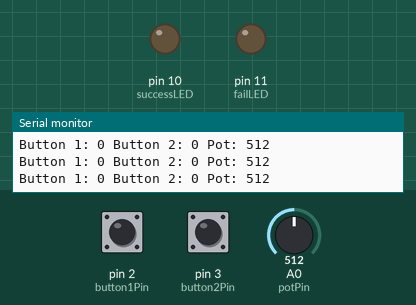
The sketch below on a simulated Arduino Uno, built with avr-gcc and run on an emulated ATmega328P. Shown: output pins drawn as LEDs (lit = HIGH), the last lines printed to the serial monitor. Dashed ring = blinking. The inputs (shaded band) are chosen by the test bench; at power-on: pin 2 (button1Pin) LOW, pin 3 (button2Pin) LOW, A0 (potPin) = 512.

Above: at 1.2 s.
1.3 s: pin 2 (button1Pin) pulled HIGH for 1 s
At 1.4 s:
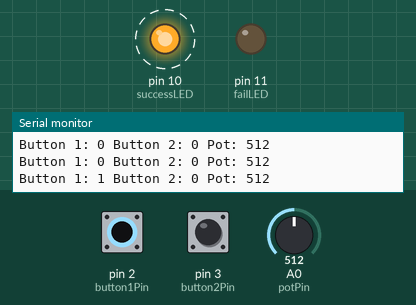
4.3 s: pin 3 (button2Pin) pulled HIGH for 3.2 s
At 4.42 s:
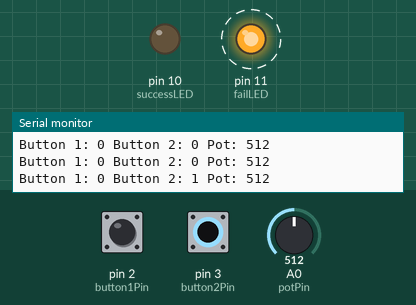
12.0 s: pin 2 (button1Pin) pulled HIGH for 0.15 s
At 12.15 s:
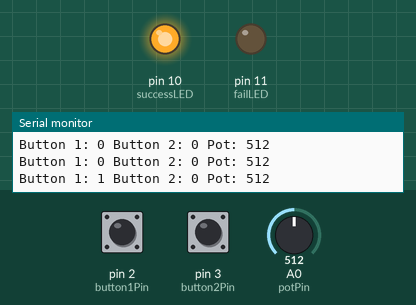
15.1 s: pin 3 (button2Pin) pulled HIGH for 1 s
At 16.6 s:
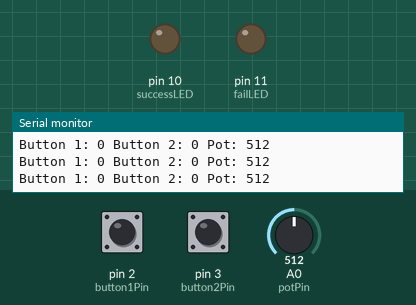
19.1 s: pin 2 (button1Pin) pulled HIGH for 3.2 s
At 19.29 s:
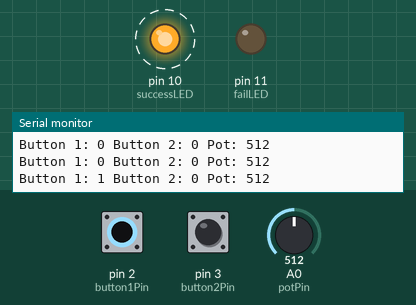
Timing chart, 0 to 23.9 s (numbered marks = the images above; inputs shaded):
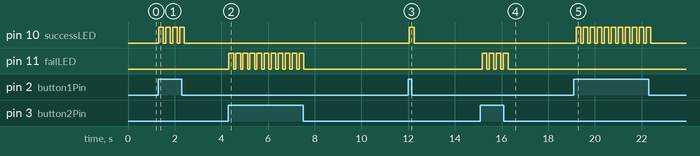

Measured:
- after the input at 1.3 s, pin 10 (successLED): alternates HIGH for 0.20 s and LOW for 0.10 s, 8 changes in all, then stays LOW, starting at once
- after the input at 4.3 s, pin 11 (failLED): alternates HIGH for 0.20 s and LOW for 0.10 s, 22 changes in all, then stays LOW, starting at once
- after the input at 12.0 s, pin 10 (successLED): LOW → HIGH after 0.06 s, → LOW 0.20 s later
- after the input at 15.1 s, pin 11 (failLED): alternates HIGH for 0.20 s and LOW for 0.10 s, 8 changes in all, then stays LOW, starting after 0.08 s
- after the input at 19.1 s, pin 10 (successLED): alternates HIGH for 0.20 s and LOW for 0.10 s, 22 changes in all, then stays LOW, starting after 0.10 s

The sketch:

Hw12_password.ino
```cpp
const int button1Pin = 2;
const int button2Pin = 3;
const int potPin = A0;
const int successLED = 10;
const int failLED = 11;

void setup() {
  pinMode(button1Pin, INPUT);
  pinMode(button2Pin, INPUT);
  pinMode(successLED, OUTPUT);
  pinMode(failLED, OUTPUT);
  Serial.begin(9600);
}

void loop() {
  int button1State = digitalRead(button1Pin);
  int button2State = digitalRead(button2Pin);
  int potValue = analogRead(potPin);

  // Debugging: Print button states and potentiometer values
  Serial.print("Button 1: ");
  Serial.print(button1State);
  Serial.print(" Button 2: ");
  Serial.print(button2State);
  Serial.print(" Pot: ");
  Serial.println(potValue);

  if (button1State == HIGH) {
    digitalWrite(successLED, HIGH); // Turn on Green LED
    delay(200);
    digitalWrite(successLED, LOW);
  }

  if (button2State == HIGH) {
    digitalWrite(failLED, HIGH); // Turn on Red LED
    delay(200);
    digitalWrite(failLED, LOW);
  }

  delay(100);
}
```
